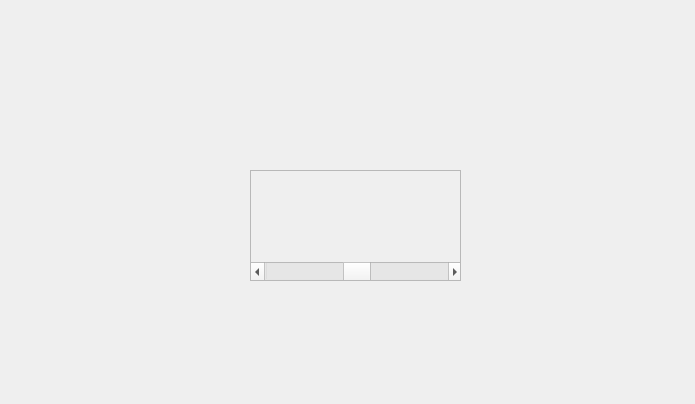
<?xml version="1.0" encoding="UTF-8"?>
<ui version="4.0">
 <class>Dialog</class>
 <widget class="QDialog" name="Dialog">
  <property name="geometry">
   <rect>
    <x>0</x>
    <y>0</y>
    <width>695</width>
    <height>404</height>
   </rect>
  </property>
  <property name="windowTitle">
   <string>Dialog</string>
  </property>
  <widget class="QScrollArea" name="scrollArea">
   <property name="geometry">
    <rect>
     <x>250</x>
     <y>170</y>
     <width>211</width>
     <height>111</height>
    </rect>
   </property>
   <property name="widgetResizable">
    <bool>true</bool>
   </property>
   <widget class="QWidget" name="scrollAreaWidgetContents">
    <property name="geometry">
     <rect>
      <x>0</x>
      <y>0</y>
      <width>209</width>
      <height>109</height>
     </rect>
    </property>
    <widget class="QScrollBar" name="horizontalScrollBar">
     <property name="geometry">
      <rect>
       <x>0</x>
       <y>91</y>
       <width>211</width>
       <height>20</height>
      </rect>
     </property>
     <property name="cursor">
      <cursorShape>ClosedHandCursor</cursorShape>
     </property>
     <property name="singleStep">
      <number>1</number>
     </property>
     <property name="value">
      <number>50</number>
     </property>
     <property name="sliderPosition">
      <number>50</number>
     </property>
     <property name="orientation">
      <enum>Qt::Horizontal</enum>
     </property>
     <property name="invertedControls">
      <bool>false</bool>
     </property>
    </widget>
   </widget>
  </widget>
 </widget>
 <resources/>
 <connections/>
</ui>
